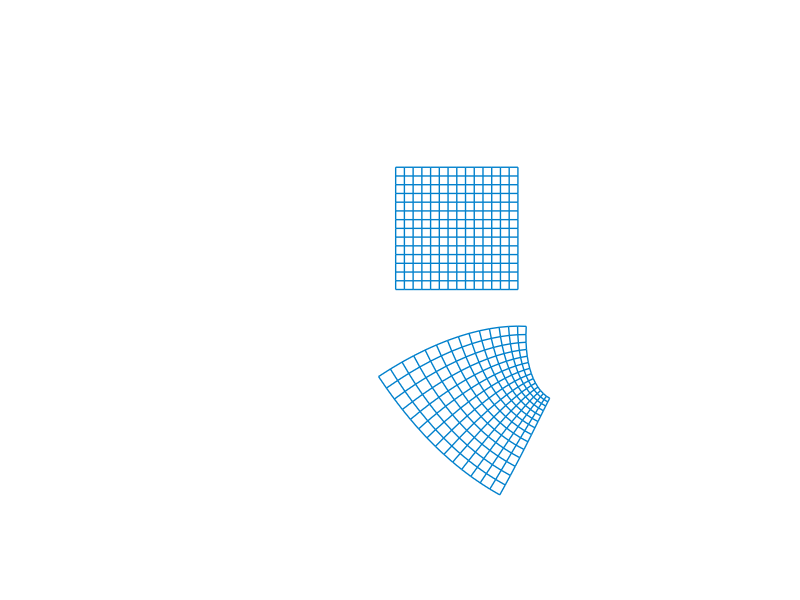

Write the MATLAB code that produced this figure.
% Compute the image of a rectangular grid under a a conformal map.
 
function wiki_demo()
 
   N = 15; % num of grid points
   epsilon = 0.1; % displacement for each small diffeomorphism
   num_comp = 10; % number of times the diffeomorphism is composed with itself
 
   S = linspace(-1, 1, N);
 
   [X, Y] = meshgrid(S);
 
 
   % graphing settings
   lw = 1.0;
 
   % KSmrq's colors
   red    = [0.867 0.06 0.14];
   blue   = [0, 129, 205]/256;
   green  = [0, 200,  70]/256;
   yellow = [254, 194,   0]/256;
   white = 0.99*[1, 1, 1];
 
   mycolor = blue;
 
   % start plotting
   figno=1; figure(figno); clf;
 
   shiftx = 0; shifty = 0; scale = 1;
   do_plot(X, Y, lw, figno, mycolor, shiftx, shifty, scale)
 
   I=sqrt(-1);
   Z = X+I*Y;
 
   % tweak these numbers for a pretty map
   z0 = 1+ 2*I;
   z1 = 0.1+ 0.2*I;
   z2 = 0.2+ 0.3*I;
   a = 0.01;
   b = 0.02;
   shiftx = 0.1; shifty = 1.2; scale = 1.4;
   F = (Z+z0).^2 +a*(Z+z1).^3 +b*(Z+z2).^4;
   F = (1+2*I)*F;
 
   XF = real(F); YF=imag(F);
 
   do_plot(XF, YF, lw, figno, mycolor, shiftx, shifty, scale)
 
   axis ([-1 1.3 -2 2]); axis off;
 
   saveas(gcf, 'Conformal_map.eps', 'psc2');
 
 
function do_plot(X, Y, lw, figno, mycolor, shiftx, shifty, scale)
   figure(figno); hold on;
 
   [M, N] = size(X);
 
   X = X - min(min(X));
   Y = Y - min(min(Y));
 
   a = max(max(max(abs(X))), max(max(abs(Y))));
   X = X/a; Y = Y/a;
 
   X = scale*(X-shiftx);
   Y = scale*(Y-shifty);
 
   for i=1:N
      plot(X(:, i), Y(:, i), 'linewidth', lw, 'color', mycolor);
      plot(X(i, :), Y(i, :), 'linewidth', lw, 'color', mycolor);
   end
%   axis([-1-small, 1+small, -1-small, 1+small]);
   axis equal; axis off;
